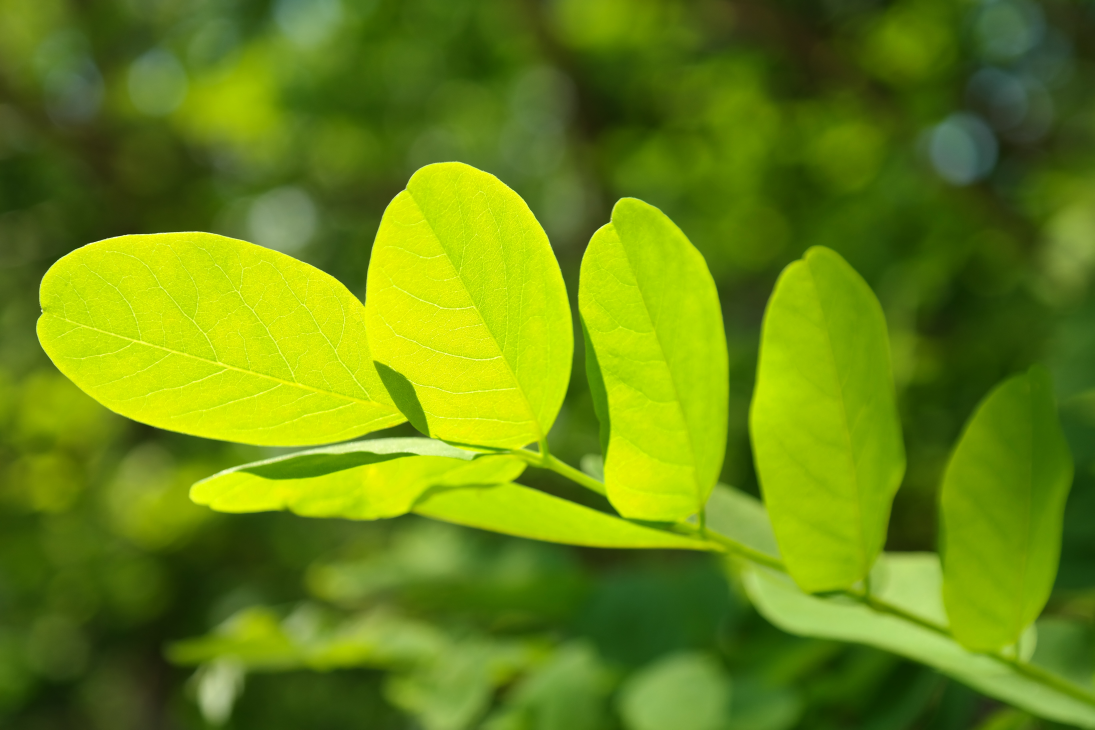
#> input picture com/fcant/opencv/basis/leaf-141494.jpg, 5472 x 3648 px (shown at 1/5 size)
$ python ImageCroppingAndTrimmingOperation.py
#> lines starting #> are read from the running program, lines starting #| are printed output that depends on the picture
"""
@author:Fcant
@description：图片的缩放、裁剪、补边操作
@date: 2019-02-13/0013 下午 12:03
"""

import cv2


# 图像显示的函数，用于在处理前后作对比
def image_show(image_name, file_name):
    cv2.namedWindow(image_name, cv2.WINDOW_AUTOSIZE)
    cv2.imshow(image_name, file_name)
    cv2.waitKey(0)
    cv2.destroyAllWindows()


# 读取一张图片
img = cv2.imread('leaf-141494.jpg')
#> img is the input picture: shape (3648, 5472, 3); mean B, G, R 16.8, 135.3, 104.3
image_show("first image", img)

# 缩放成200*200的方形图像
img_300_200 = cv2.resize(img, (300, 200))
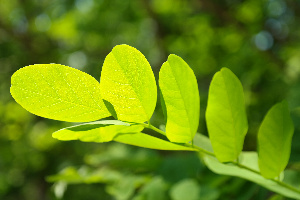
#> img_300_200: shape (200, 300, 3); mean B, G, R 16.7, 135.2, 104.2
image_show("300_200_img", img_300_200)
# 不直接指定缩放后的大小，通过fx和fy指定缩放比例，0.5则长宽为原来的一半
# 等效于img_200_300 = cv2.resize(img, (300, 200),注意指定大小的格式是（宽度，高度）
# 插值方法默认是cv2.INTER_LINEAR，这里指定为最临近插值

img_200_300 = cv2.resize(img, (0, 0), fx=0.5, fy=0.5, interpolation=cv2.INTER_NEAREST)
image_show("200_300_img", img_200_300)

# 在上张图片的基础上，上下各贴50像素的黑边，生成300*300的图像
img_300_300 = cv2.copyMakeBorder(img, 50, 50, 0, 0, cv2.BORDER_CONSTANT, value=(0, 0, 0))
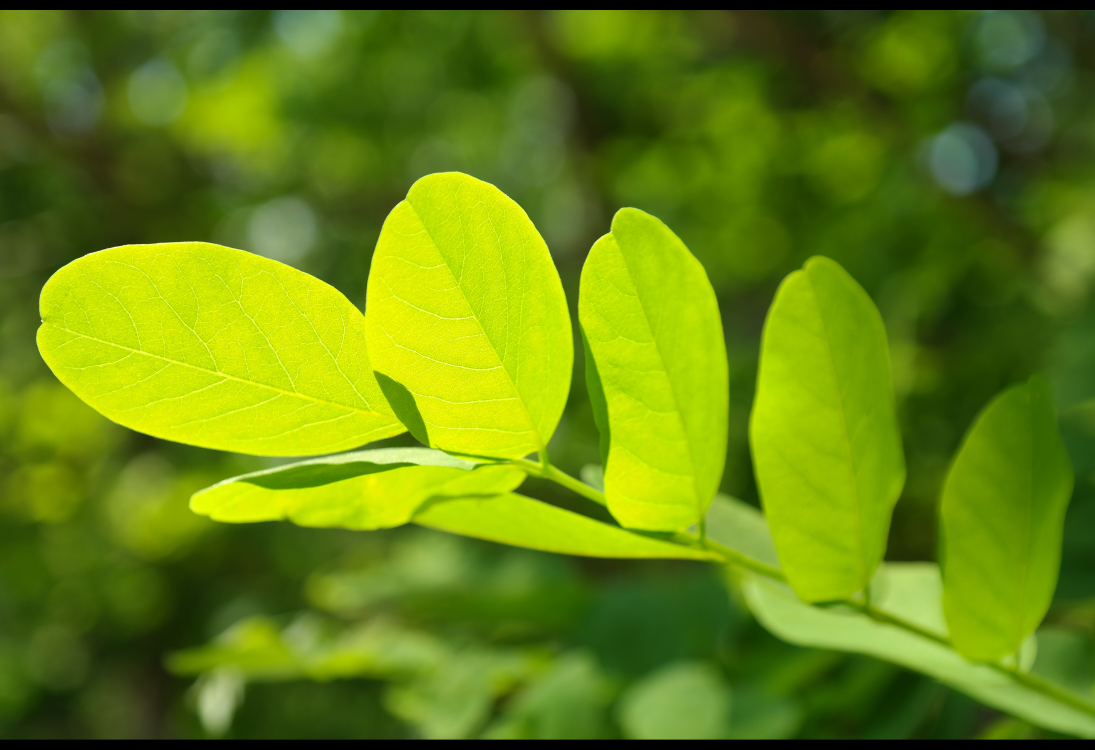
#> img_300_300: shape (3748, 5472, 3) (shown at 1/5 size); mean B, G, R 16.3, 131.7, 101.6
image_show("300_300_img", img_300_300)

# 对照片中进行部分裁剪
patch_tree = img[20:150, -180:-50]
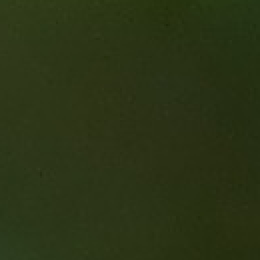
#> patch_tree: shape (130, 130, 3) (shown 2 times larger); mean B, G, R 21.6, 51.6, 42.4
image_show("patch_tree", patch_tree)

"""
对处理的图像进行存储
cv2.imwrite('patch_tree', patch_tree)
cv2.imwrite('img_200_300', img_200_300)
cv2.imwrite('img_300_200', img_300_200)
cv2.imwrite('img_300_300', img_300_300)
"""

$ run again, with com/fcant/opencv/basis/girl.jpg copied over com/fcant/opencv/basis/leaf-141494.jpg
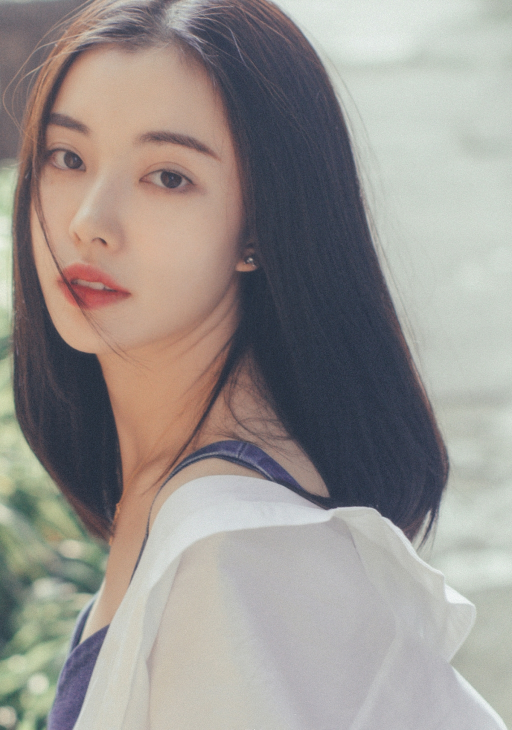
#> input picture com/fcant/opencv/basis/girl.jpg, 1024 x 1460 px (shown at 1/2 size)
#> img is the input picture: shape (1460, 1024, 3); mean B, G, R 143.1, 147.1, 152.5
#> `img_300_300 = cv2.copyMakeBorder(img, 50, 50, 0, 0, cv2.BORDER_CONSTAN..`:
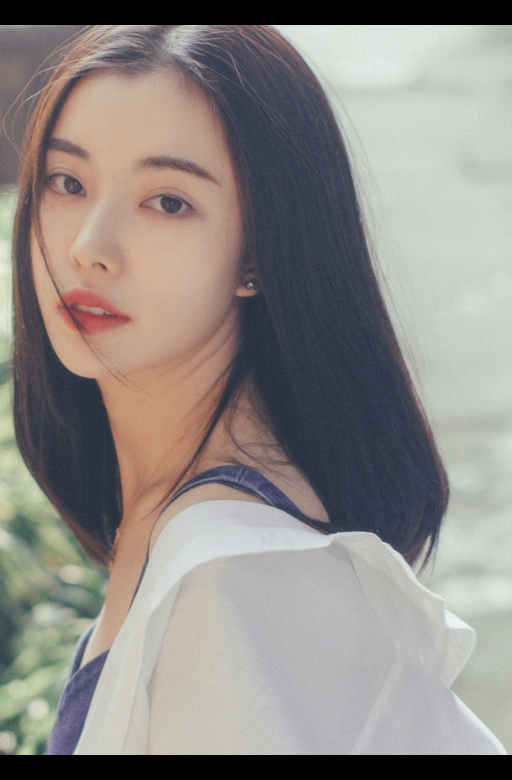
#> img_300_300: shape (1560, 1024, 3) (shown at 1/2 size); mean B, G, R 133.9, 137.7, 142.7
#> `patch_tree = img[20:150, -180:-50]`:
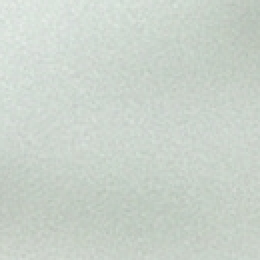
#> patch_tree: shape (130, 130, 3) (shown 2 times larger); mean B, G, R 203, 211.1, 202.5
